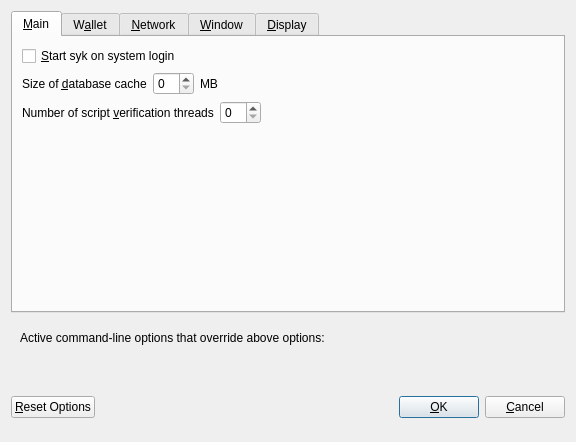
<?xml version="1.0" encoding="UTF-8"?>
<ui version="4.0">
 <class>OptionsDialog</class>
 <widget class="QDialog" name="OptionsDialog">
  <property name="geometry">
   <rect>
    <x>0</x>
    <y>0</y>
    <width>576</width>
    <height>442</height>
   </rect>
  </property>
  <property name="windowTitle">
   <string>Options</string>
  </property>
  <property name="modal">
   <bool>true</bool>
  </property>
  <layout class="QVBoxLayout" name="verticalLayout">
   <item>
    <widget class="QTabWidget" name="tabWidget">
     <property name="currentIndex">
      <number>0</number>
     </property>
     <widget class="QWidget" name="tabMain">
      <attribute name="title">
       <string>&amp;Main</string>
      </attribute>
      <layout class="QVBoxLayout" name="verticalLayout_Main">
       <item>
        <widget class="QCheckBox" name="bitcoinAtStartup">
         <property name="toolTip">
          <string>Automatically start syk after logging in to the system.</string>
         </property>
         <property name="text">
          <string>&amp;Start syk on system login</string>
         </property>
        </widget>
       </item>
       <item>
        <layout class="QHBoxLayout" name="horizontalLayout_2_Main">
         <item>
          <widget class="QLabel" name="databaseCacheLabel">
           <property name="text">
            <string>Size of &amp;database cache</string>
           </property>
           <property name="textFormat">
            <enum>Qt::PlainText</enum>
           </property>
           <property name="buddy">
            <cstring>databaseCache</cstring>
           </property>
          </widget>
         </item>
         <item>
          <widget class="QSpinBox" name="databaseCache"/>
         </item>
         <item>
          <widget class="QLabel" name="databaseCacheUnitLabel">
           <property name="text">
            <string>MB</string>
           </property>
           <property name="textFormat">
            <enum>Qt::PlainText</enum>
           </property>
          </widget>
         </item>
         <item>
          <spacer name="horizontalSpacer_2_Main">
           <property name="orientation">
            <enum>Qt::Horizontal</enum>
           </property>
           <property name="sizeHint" stdset="0">
            <size>
             <width>40</width>
             <height>20</height>
            </size>
           </property>
          </spacer>
         </item>
        </layout>
       </item>
       <item>
        <layout class="QHBoxLayout" name="horizontalLayout_3_Main">
         <item>
          <widget class="QLabel" name="threadsScriptVerifLabel">
           <property name="text">
            <string>Number of script &amp;verification threads</string>
           </property>
           <property name="textFormat">
            <enum>Qt::PlainText</enum>
           </property>
           <property name="buddy">
            <cstring>threadsScriptVerif</cstring>
           </property>
          </widget>
         </item>
         <item>
          <widget class="QSpinBox" name="threadsScriptVerif">
           <property name="toolTip">
            <string>(0 = auto, &lt;0 = leave that many cores free)</string>
           </property>
          </widget>
         </item>
         <item>
          <spacer name="horizontalSpacer_3_Main">
           <property name="orientation">
            <enum>Qt::Horizontal</enum>
           </property>
           <property name="sizeHint" stdset="0">
            <size>
             <width>40</width>
             <height>20</height>
            </size>
           </property>
          </spacer>
         </item>
        </layout>
       </item>
       <item>
        <spacer name="verticalSpacer_2">
         <property name="orientation">
          <enum>Qt::Vertical</enum>
         </property>
         <property name="sizeHint" stdset="0">
          <size>
           <width>20</width>
           <height>40</height>
          </size>
         </property>
        </spacer>
       </item>
      </layout>
     </widget>
     <widget class="QWidget" name="tabWallet">
      <attribute name="title">
       <string>W&amp;allet</string>
      </attribute>
      <layout class="QVBoxLayout" name="verticalLayout_Wallet">
       <item>
        <layout class="QHBoxLayout" name="horizontalLayout_2_Wallet">
         <item>
          <widget class="QLabel" name="labelStakeSplitThresholdText">
           <property name="text">
            <string>Stake split threshold:</string>
           </property>
          </widget>
         </item>
         <item>
          <widget class="QSpinBox" name="spinBoxStakeSplitThreshold">
           <property name="minimum">
            <number>1</number>
           </property>
           <property name="maximum">
            <number>999999</number>
           </property>
          </widget>
         </item>
        </layout>
       </item>
       <item>
        <widget class="QGroupBox" name="groupBox">
         <property name="title">
          <string>Expert</string>
         </property>
         <layout class="QVBoxLayout" name="verticalLayout_2">
          <item>
           <widget class="QCheckBox" name="coinControlFeatures">
            <property name="toolTip">
             <string>Whether to show coin control features or not.</string>
            </property>
            <property name="text">
             <string>Enable coin &amp;control features</string>
            </property>
           </widget>
          </item>
          <item>
           <widget class="QCheckBox" name="showMasternodesTab">
            <property name="toolTip">
             <string>Show additional tab listing all your masternodes in first sub-tab&lt;br/&gt;and all masternodes on the network in second sub-tab.</string>
            </property>
            <property name="text">
             <string>Show Masternodes Tab</string>
            </property>
           </widget>
          </item>
          <item>
           <widget class="QCheckBox" name="spendZeroConfChange">
            <property name="toolTip">
             <string>If you disable the spending of unconfirmed change, the change from a transaction&lt;br/&gt;cannot be used until that transaction has at least one confirmation.&lt;br/&gt;This also affects how your balance is computed.</string>
            </property>
            <property name="text">
             <string>&amp;Spend unconfirmed change</string>
            </property>
           </widget>
          </item>
         </layout>
        </widget>
       </item>
       <item>
        <spacer name="verticalSpacer_Wallet">
         <property name="orientation">
          <enum>Qt::Vertical</enum>
         </property>
         <property name="sizeHint" stdset="0">
          <size>
           <width>20</width>
           <height>40</height>
          </size>
         </property>
        </spacer>
       </item>
      </layout>
     </widget>
     <widget class="QWidget" name="tabNetwork">
      <attribute name="title">
       <string>&amp;Network</string>
      </attribute>
      <layout class="QVBoxLayout" name="verticalLayout_Network">
       <item>
        <widget class="QCheckBox" name="mapPortUpnp">
         <property name="toolTip">
          <string>Automatically open the syk client port on the router. This only works when your router supports UPnP and it is enabled.</string>
         </property>
         <property name="text">
          <string>Map port using &amp;UPnP</string>
         </property>
        </widget>
       </item>
       <item>
        <widget class="QCheckBox" name="allowIncoming">
         <property name="toolTip">
          <string>Accept connections from outside</string>
         </property>
         <property name="text">
          <string>Allow incoming connections</string>
         </property>
        </widget>
       </item>
       <item>
        <widget class="QCheckBox" name="connectSocks">
         <property name="toolTip">
          <string>Connect to the syk network through a SOCKS5 proxy.</string>
         </property>
         <property name="text">
          <string>&amp;Connect through SOCKS5 proxy (default proxy):</string>
         </property>
        </widget>
       </item>
       <item>
        <layout class="QHBoxLayout" name="horizontalLayout_1_Network">
         <item>
          <widget class="QLabel" name="proxyIpLabel">
           <property name="text">
            <string>Proxy &amp;IP:</string>
           </property>
           <property name="textFormat">
            <enum>Qt::PlainText</enum>
           </property>
           <property name="buddy">
            <cstring>proxyIp</cstring>
           </property>
          </widget>
         </item>
         <item>
          <widget class="QValidatedLineEdit" name="proxyIp">
           <property name="minimumSize">
            <size>
             <width>140</width>
             <height>0</height>
            </size>
           </property>
           <property name="maximumSize">
            <size>
             <width>140</width>
             <height>16777215</height>
            </size>
           </property>
           <property name="toolTip">
            <string>IP address of the proxy (e.g. IPv4: 127.0.0.1 / IPv6: ::1)</string>
           </property>
          </widget>
         </item>
         <item>
          <widget class="QLabel" name="proxyPortLabel">
           <property name="text">
            <string>&amp;Port:</string>
           </property>
           <property name="textFormat">
            <enum>Qt::PlainText</enum>
           </property>
           <property name="buddy">
            <cstring>proxyPort</cstring>
           </property>
          </widget>
         </item>
         <item>
          <widget class="QLineEdit" name="proxyPort">
           <property name="minimumSize">
            <size>
             <width>55</width>
             <height>0</height>
            </size>
           </property>
           <property name="maximumSize">
            <size>
             <width>55</width>
             <height>16777215</height>
            </size>
           </property>
           <property name="toolTip">
            <string>Port of the proxy (e.g. 9050)</string>
           </property>
          </widget>
         </item>
         <item>
          <spacer name="horizontalSpacer_1_Network">
           <property name="orientation">
            <enum>Qt::Horizontal</enum>
           </property>
           <property name="sizeHint" stdset="0">
            <size>
             <width>40</width>
             <height>20</height>
            </size>
           </property>
          </spacer>
         </item>
        </layout>
       </item>
       <item>
        <spacer name="verticalSpacer_Network">
         <property name="orientation">
          <enum>Qt::Vertical</enum>
         </property>
         <property name="sizeHint" stdset="0">
          <size>
           <width>20</width>
           <height>40</height>
          </size>
         </property>
        </spacer>
       </item>
      </layout>
     </widget>
     <widget class="QWidget" name="tabWindow">
      <attribute name="title">
       <string>&amp;Window</string>
      </attribute>
      <layout class="QVBoxLayout" name="verticalLayout_Window">
       <item>
        <widget class="QCheckBox" name="minimizeToTray">
         <property name="toolTip">
          <string>Show only a tray icon after minimizing the window.</string>
         </property>
         <property name="text">
          <string>&amp;Minimize to the tray instead of the taskbar</string>
         </property>
        </widget>
       </item>
       <item>
        <widget class="QCheckBox" name="minimizeOnClose">
         <property name="toolTip">
          <string>Minimize instead of exit the application when the window is closed. When this option is enabled, the application will be closed only after selecting Quit in the menu.</string>
         </property>
         <property name="text">
          <string>M&amp;inimize on close</string>
         </property>
        </widget>
       </item>
       <item>
        <spacer name="verticalSpacer_Window">
         <property name="orientation">
          <enum>Qt::Vertical</enum>
         </property>
         <property name="sizeHint" stdset="0">
          <size>
           <width>20</width>
           <height>40</height>
          </size>
         </property>
        </spacer>
       </item>
      </layout>
     </widget>
     <widget class="QWidget" name="tabDisplay">
      <attribute name="title">
       <string>&amp;Display</string>
      </attribute>
      <layout class="QVBoxLayout" name="verticalLayout_Display">
       <item>
        <layout class="QHBoxLayout" name="horizontalLayout_1_Display">
         <item>
          <widget class="QLabel" name="langLabel">
           <property name="text">
            <string>User Interface &amp;language:</string>
           </property>
           <property name="textFormat">
            <enum>Qt::PlainText</enum>
           </property>
           <property name="buddy">
            <cstring>lang</cstring>
           </property>
          </widget>
         </item>
         <item>
          <widget class="QValueComboBox" name="lang">
           <property name="toolTip">
            <string>The user interface language can be set here. This setting will take effect after restarting syk.</string>
           </property>
          </widget>
         </item>
        </layout>
       </item>
       <item>
        <widget class="QLabel" name="label_3">
         <property name="toolTip">
          <string notr="true"/>
         </property>
         <property name="statusTip">
          <string notr="true"/>
         </property>
         <property name="whatsThis">
          <string notr="true"/>
         </property>
         <property name="accessibleName">
          <string notr="true"/>
         </property>
         <property name="text">
          <string>Language missing or translation incomplete? Help contributing translations here:
https://discord.com/invite/e2KEQ7JcnY</string>
         </property>
         <property name="wordWrap">
          <bool>true</bool>
         </property>
         <property name="openExternalLinks">
          <bool>true</bool>
         </property>
         <property name="textInteractionFlags">
          <set>Qt::TextBrowserInteraction</set>
         </property>
        </widget>
       </item>
       <item>
        <layout class="QHBoxLayout" name="horizontalLayout_2_Display" stretch="0,0">
         <item>
          <widget class="QLabel" name="themeLabel">
           <property name="text">
            <string>User Interface Theme:</string>
           </property>
          </widget>
         </item>
         <item>
          <widget class="QValueComboBox" name="theme"/>
         </item>
        </layout>
       </item>
       <item>
        <widget class="QWidget" name="verticalDisplayWidget" native="true">
         <layout class="QVBoxLayout" name="verticalDisplayLayout">
          <property name="margin">
           <number>0</number>
          </property>
          <item>
           <widget class="Line" name="line">
            <property name="orientation">
             <enum>Qt::Horizontal</enum>
            </property>
           </widget>
          </item>
          <item>
           <layout class="QHBoxLayout" name="horizontalLayout_3_Display">
            <item>
             <widget class="QLabel" name="unitLabel">
              <property name="text">
               <string>Unit to show amounts in:</string>
              </property>
              <property name="textFormat">
               <enum>Qt::PlainText</enum>
              </property>
             </widget>
            </item>
            <item>
             <widget class="QValueComboBox" name="unit">
              <property name="toolTip">
               <string>Choose the default subdivision unit to show in the interface and when sending coins.</string>
              </property>
             </widget>
            </item>
           </layout>
          </item>
          <item>
           <layout class="QHBoxLayout" name="horizontalLayout_4_Display">
            <item>
             <widget class="QLabel" name="digitsLabel">
              <property name="text">
               <string>Decimal digits</string>
              </property>
             </widget>
            </item>
            <item>
             <widget class="QValueComboBox" name="digits"/>
            </item>
           </layout>
          </item>
          <item>
           <layout class="QHBoxLayout" name="horizontalLayout_5_Display">
            <item>
             <widget class="QCheckBox" name="checkBoxHideZeroBalances">
              <property name="toolTip">
               <string>Hide empty balances</string>
              </property>
              <property name="layoutDirection">
               <enum>Qt::LeftToRight</enum>
              </property>
              <property name="text">
               <string>Hide empty balances</string>
              </property>
             </widget>
            </item>
            <item>
             <widget class="QCheckBox" name="checkBoxHideOrphans">
              <property name="toolTip">
               <string>Hide orphan stakes in transaction lists</string>
              </property>
              <property name="text">
               <string>Hide orphan stakes</string>
              </property>
             </widget>
            </item>
            <item>
             <spacer name="horizontalSpacer">
              <property name="orientation">
               <enum>Qt::Horizontal</enum>
              </property>
              <property name="sizeHint" stdset="0">
               <size>
                <width>40</width>
                <height>20</height>
               </size>
              </property>
             </spacer>
            </item>
           </layout>
          </item>
          <item>
           <layout class="QHBoxLayout" name="horizontalLayout_6_Display">
            <item>
             <widget class="QLabel" name="thirdPartyTxUrlsLabel">
              <property name="toolTip">
               <string>Third party URLs (e.g. a block explorer) that appear in the transactions tab as context menu items. %s in the URL is replaced by transaction hash. Multiple URLs are separated by vertical bar |.</string>
              </property>
              <property name="text">
               <string>Third party transaction URLs</string>
              </property>
             </widget>
            </item>
            <item>
             <widget class="QLineEdit" name="thirdPartyTxUrls">
              <property name="toolTip">
               <string>Third party URLs (e.g. a block explorer) that appear in the transactions tab as context menu items. %s in the URL is replaced by transaction hash. Multiple URLs are separated by vertical bar |.</string>
              </property>
             </widget>
            </item>
           </layout>
          </item>
         </layout>
        </widget>
       </item>
       <item>
        <spacer name="verticalSpacer">
         <property name="orientation">
          <enum>Qt::Vertical</enum>
         </property>
         <property name="sizeHint" stdset="0">
          <size>
           <width>20</width>
           <height>40</height>
          </size>
         </property>
        </spacer>
       </item>
      </layout>
     </widget>
    </widget>
   </item>
   <item>
    <widget class="QFrame" name="frame">
     <layout class="QVBoxLayout" name="verticalLayout_Bottom">
      <item>
       <layout class="QHBoxLayout" name="horizontalLayout_Bottom">
        <item>
         <widget class="QLabel" name="overriddenByCommandLineInfoLabel">
          <property name="text">
           <string>Active command-line options that override above options:</string>
          </property>
          <property name="textFormat">
           <enum>Qt::PlainText</enum>
          </property>
         </widget>
        </item>
        <item>
         <spacer name="horizontalSpacer_Bottom">
          <property name="orientation">
           <enum>Qt::Horizontal</enum>
          </property>
          <property name="sizeHint" stdset="0">
           <size>
            <width>40</width>
            <height>20</height>
           </size>
          </property>
         </spacer>
        </item>
       </layout>
      </item>
      <item>
       <widget class="QLabel" name="overriddenByCommandLineLabel">
        <property name="text">
         <string/>
        </property>
        <property name="textFormat">
         <enum>Qt::PlainText</enum>
        </property>
        <property name="wordWrap">
         <bool>true</bool>
        </property>
       </widget>
      </item>
     </layout>
    </widget>
   </item>
   <item>
    <layout class="QHBoxLayout" name="horizontalLayout_Buttons">
     <item>
      <widget class="QPushButton" name="resetButton">
       <property name="toolTip">
        <string>Reset all client options to default.</string>
       </property>
       <property name="text">
        <string>&amp;Reset Options</string>
       </property>
       <property name="autoDefault">
        <bool>false</bool>
       </property>
      </widget>
     </item>
     <item>
      <spacer name="horizontalSpacer_1">
       <property name="orientation">
        <enum>Qt::Horizontal</enum>
       </property>
       <property name="sizeHint" stdset="0">
        <size>
         <width>40</width>
         <height>48</height>
        </size>
       </property>
      </spacer>
     </item>
     <item>
      <widget class="QLabel" name="statusLabel">
       <property name="minimumSize">
        <size>
         <width>200</width>
         <height>0</height>
        </size>
       </property>
       <property name="font">
        <font>
         <weight>75</weight>
         <bold>true</bold>
        </font>
       </property>
       <property name="text">
        <string/>
       </property>
       <property name="textFormat">
        <enum>Qt::PlainText</enum>
       </property>
       <property name="wordWrap">
        <bool>true</bool>
       </property>
      </widget>
     </item>
     <item>
      <spacer name="horizontalSpacer_2">
       <property name="orientation">
        <enum>Qt::Horizontal</enum>
       </property>
       <property name="sizeHint" stdset="0">
        <size>
         <width>40</width>
         <height>48</height>
        </size>
       </property>
      </spacer>
     </item>
     <item>
      <widget class="QPushButton" name="okButton">
       <property name="text">
        <string>&amp;OK</string>
       </property>
       <property name="autoDefault">
        <bool>false</bool>
       </property>
       <property name="default">
        <bool>true</bool>
       </property>
      </widget>
     </item>
     <item>
      <widget class="QPushButton" name="cancelButton">
       <property name="text">
        <string>&amp;Cancel</string>
       </property>
       <property name="autoDefault">
        <bool>false</bool>
       </property>
      </widget>
     </item>
    </layout>
   </item>
  </layout>
 </widget>
 <customwidgets>
  <customwidget>
   <class>QValidatedLineEdit</class>
   <extends>QLineEdit</extends>
   <header>qvalidatedlineedit.h</header>
  </customwidget>
  <customwidget>
   <class>QValueComboBox</class>
   <extends>QComboBox</extends>
   <header>qvaluecombobox.h</header>
  </customwidget>
 </customwidgets>
 <resources/>
 <connections/>
</ui>
